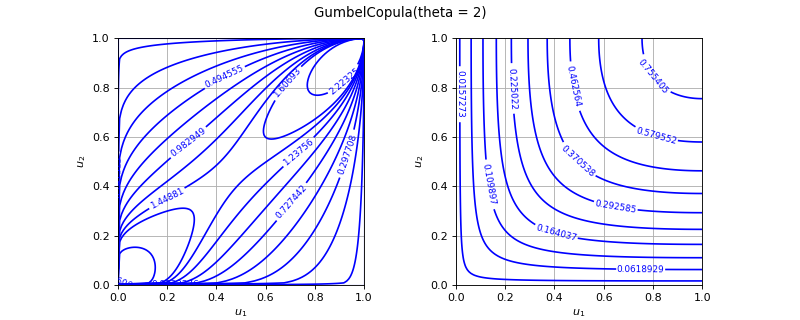

This figure's Python source:
import openturns as ot
from matplotlib import pyplot as plt
from openturns.viewer import View
if (ot.GumbelCopula().__class__.__name__=='SklarCopula'):
  myStudent = ot.Student(3.0, [1.0]*2, [3.0]*2, ot.CorrelationMatrix(2))
  copula =  ot.SklarCopula(myStudent)
else:
  copula = ot.GumbelCopula()
if copula.getDimension() == 1:
    copula = ot.GumbelCopula(2)
copula.setDescription(['$u_1$', '$u_2$'])
pdf_graph = copula.drawPDF()
cdf_graph = copula.drawCDF()
fig = plt.figure(figsize=(10, 4))
plt.suptitle(str(copula))
pdf_axis = fig.add_subplot(121)
cdf_axis = fig.add_subplot(122)
View(pdf_graph, figure=fig, axes=[pdf_axis], add_legend=False, square_axes=True)
View(cdf_graph, figure=fig, axes=[cdf_axis], add_legend=False, square_axes=True)
